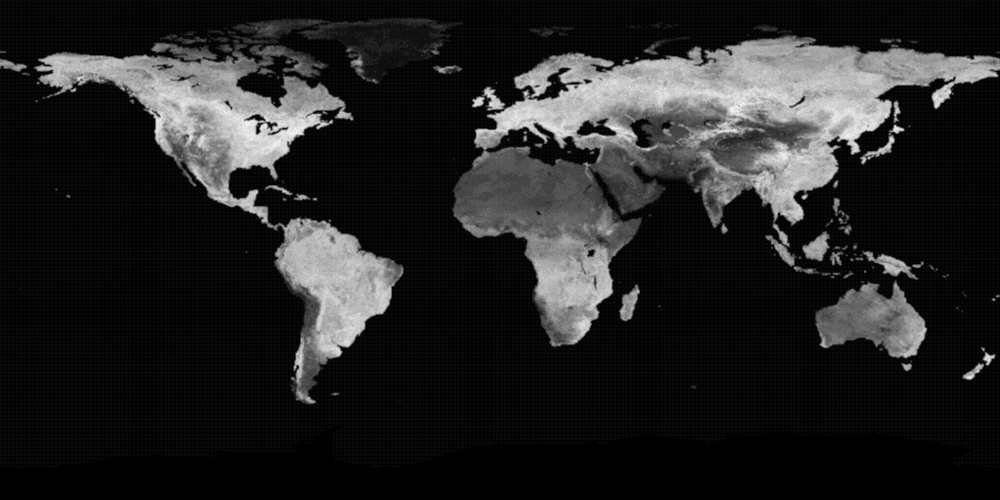
#> input picture src/assets/NDVI_84.bw.png, 1000 x 500 px, shrunk from 4096 x 2048 before the run, found by its file name
$ python test_bounds.py
#> lines starting #> are read from the running program, lines starting #| are printed output that depends on the picture
from PIL import Image

ndvi = Image.open('/home/jdjeffers/Documents/NDVI_84.bw.png').convert('L')
topo = Image.open('/home/jdjeffers/Documents/Topography.jpg').convert('L')
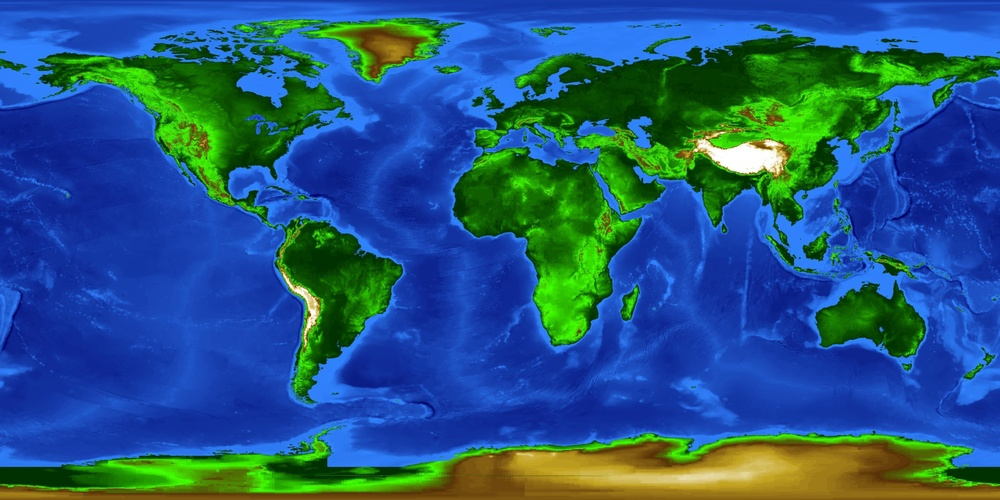
#> input picture src/assets/Topography.jpg, 1000 x 500 px, shrunk from 4096 x 2048 before the run, found by its file name
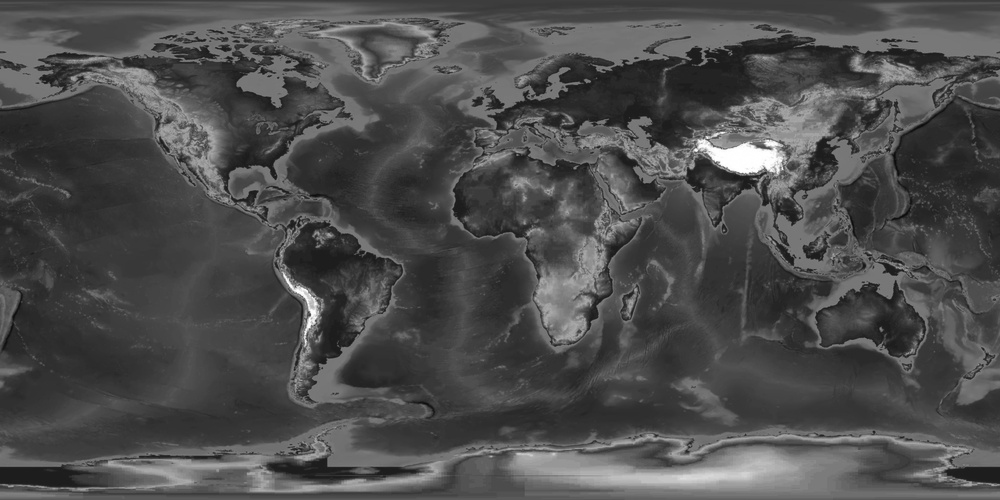
#> topo: PIL image 1000x500 L; min 11, max 255, mean 77
mask = Image.open('/home/jdjeffers/Documents/etopo-landmask.png').convert('L')
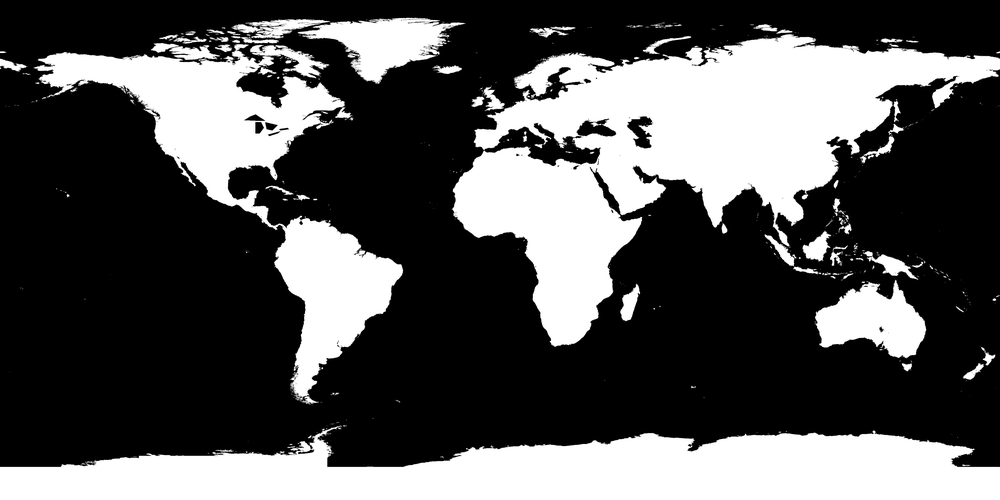
#> input picture src/assets/etopo-landmask.png, 1000 x 500 px, shrunk from 4096 x 2048 before the run, found by its file name
#> mask is the input picture: PIL image 1000x500 L; min 0, max 255, mean 85.1

def find_bounds(img, threshold):
#> called with threshold = 16
    w, h = img.size
#> w = 1000; h = 500
    min_x, max_x = w, 0
#> min_x = 1000; max_x = 0
    min_y, max_y = h, 0
#> min_y = 500; max_y = 0
    # Sample every 10th pixel for speed
    for y in range(0, h, 10):
        for x in range(0, w, 10):
            if img.getpixel((x, y)) > threshold:
                min_x = min(min_x, x)
                max_x = max(max_x, x)
                min_y = min(min_y, y)
                max_y = max(max_y, y)
    return min_x, max_x, min_y, max_y

print("NDVI bounds (>16):", find_bounds(ndvi, 16))
#| NDVI bounds (>16): (0, 990, 20, 400)
print("Mask bounds (>128):", find_bounds(mask, 128))
#| Mask bounds (>128): (0, 990, 20, 490)
